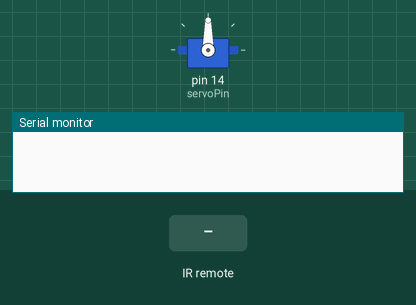
Simulated run of this sketch. Board: Arduino Uno, built with avr-gcc and run on an emulated ATmega328P. On the bench: servo, the last lines printed to the serial monitor. The test bench sets the inputs (shaded band).

Above: at 1.2 s.
1.3 s: infrared code 0x10EFF807 received
At 4.9 s:
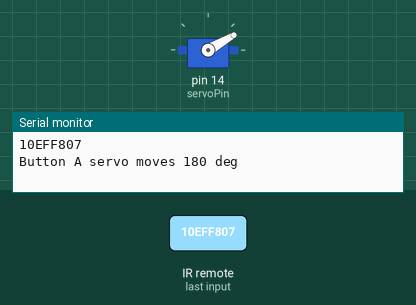
Timing chart, 0 to 6.4 s (numbered marks = the images above; inputs shaded):
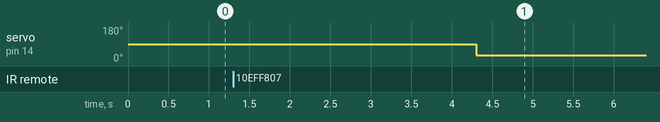

Measured:
- after the input at 1.3 s, servo on pin 14 (servoPin): 90° → 30° after 3.0 s

The sketch:

sketch_HW6_servo_with_IR_remote.ino
```cpp
#include <Servo.h>
#include <IRremote.h>  // IR remote library resource uploaded

int RECV_PIN = 12;  // IR sensor is on pin 12
IRrecv irrecv(RECV_PIN); // IR receiver
decode_results results;

int servoPin = 14;

Servo servo;

void setup() {
  servo.attach(servoPin);
  Serial.begin(19200);
  // IR sensor
  irrecv.enableIRIn(); // Start the IR receiver

}

void loop() {
  if (irrecv.decode(&results)) {
    Serial.println(results.value, HEX);
    irrecv.resume(); // Receive the next value
    if (results.value == 0x10EFF807) { // button A on IR remote moves servo 180 deg
      Serial.println("Button A servo moves 180 deg"); // print "button A servo moves 180 deg"
      servo.write(90);
      delay(3000);
      servo.write(30);
    }
}
}
```
